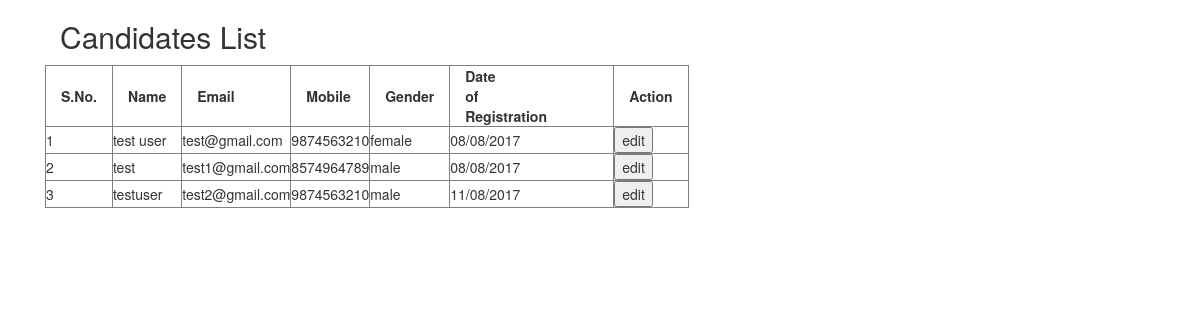
The app's page /design/BasicCandidateList.php (signed in) with its own data.
### tables this page shows
CREATE TABLE `tech_candidates` (
  `tech_can_id` int(11) NOT NULL,
  `tech_can_fullname` varchar(255) NOT NULL,
  `tech_can_email` varchar(255) NOT NULL,
  `tech_can_mobile` varchar(255) NOT NULL,
  `tech_can_gender` varchar(64) NOT NULL,
  `tech_can_qualification` varchar(255) NOT NULL,
  `tech_can_appliedposition` varchar(255) NOT NULL,
  `tech_can_maritalstatus` varchar(64) NOT NULL,
  `tech_can_dor` timestamp NOT NULL DEFAULT CURRENT_TIMESTAMP ON UPDATE CURRENT_TIMESTAMP,
  `tech_can_technical_assign` int(11) NOT NULL,
  `tech_can_technical_comment` varchar(1024) NOT NULL,
  `tech_can_hr_comment` varchar(1024) NOT NULL,
  `tech_can_status` int(11) NOT NULL
);

### design/BasicCandidateList.php (the view, shortened to what this page needs)
<?php
     include "dbconnect.php";
?>
<!DOCTYPE html>
<html>
<head>
    <link rel="stylesheet" type="text/css" href="../css/bootstrap.css">
    <link rel="stylesheet" type="text/css" href="../css/bootstrap.min.css">
    <link rel="stylesheet" type="text/css" href="../css/bootstrap-theme.css">
    <link rel="stylesheet" type="text/css" href="../css/bootstrap-theme.min.css">
    <link rel="stylesheet" type="text/css" href="../js/bootstrap.js">
    <link rel="stylesheet" type="text/css" href="../js/bootstrap.min.js">
    <link rel="stylesheet" type="text/css" href="../js/npm.js">
    <link rel="stylesheet" type="text/css" href="style.css">
</head>
<body>
<div class="container">
<div class="col-sm-12">
<div class="col-sm-12"><h2>Candidates List</h2></div><br><br>
<div class="col-sm-12"></div>
<div class="col-sm-12"></div>
<?php
$sql    = "SELECT tech_can_id, tech_can_fullname, tech_can_email,tech_can_mobile, tech_can_gender, tech_can_dor FROM tech_candidates ";
$result = $conn->query($sql);
$i=1;
echo "<table border='1px'>
            <thead>
                <tr>
                    <th> <div class='col-sm-1'>S.No. </div>   </th>
                    <th><div class='col-sm-2'> Name </div></th>
                    <th><div class='col-sm-2'> Email </div> </th>
                    <th><div class='col-sm-2'> Mobile </div> </th>
                    <th><div class='col-sm-1'> Gender </div></th>
                    <th><div class='col-sm-2'> Date of Registration </div></th>
                    <th><div class='col-sm-2'> Action </div></th>
                </tr>";
while ($row = mysqli_fetch_array($result, MYSQLI_ASSOC)) {
    echo "<form method='POST',action=''>";
    echo "<tr>";
    echo "<td>" . $i++. "</td>";
    echo "<td>" . $row['tech_can_fullname'] . "</td>";
    echo "<td>" . $row['tech_can_email'] . "</td>";
    echo "<td>" . $row['tech_can_mobile'] . "</td>";
    echo "<td>" . $row['tech_can_gender'] . "</td>";
    echo "<td>" . date("d/m/Y", strtotime($row['tech_can_dor'])) . "</td>";
    echo "<td>" ." <button>edit</button>" . "</td>";
    echo "</tr>";
    echo "</form>";
}
echo "</table>";
echo "</div>";
?>
</div>
</body>
</html>

### records on screen
tech_candidates: tech_can_fullname "test user", tech_can_email "test@gmail.com", tech_can_mobile "9874563210", tech_can_gender "female", tech_can_dor "08/08/2017"
tech_candidates: tech_can_fullname "test", tech_can_email "test1@gmail.com", tech_can_mobile "8574964789", tech_can_gender "male", tech_can_dor "08/08/2017"
tech_candidates: tech_can_fullname "testuser", tech_can_email "test2@gmail.com", tech_can_mobile "9874563210", tech_can_gender "male", tech_can_dor "11/08/2017"
